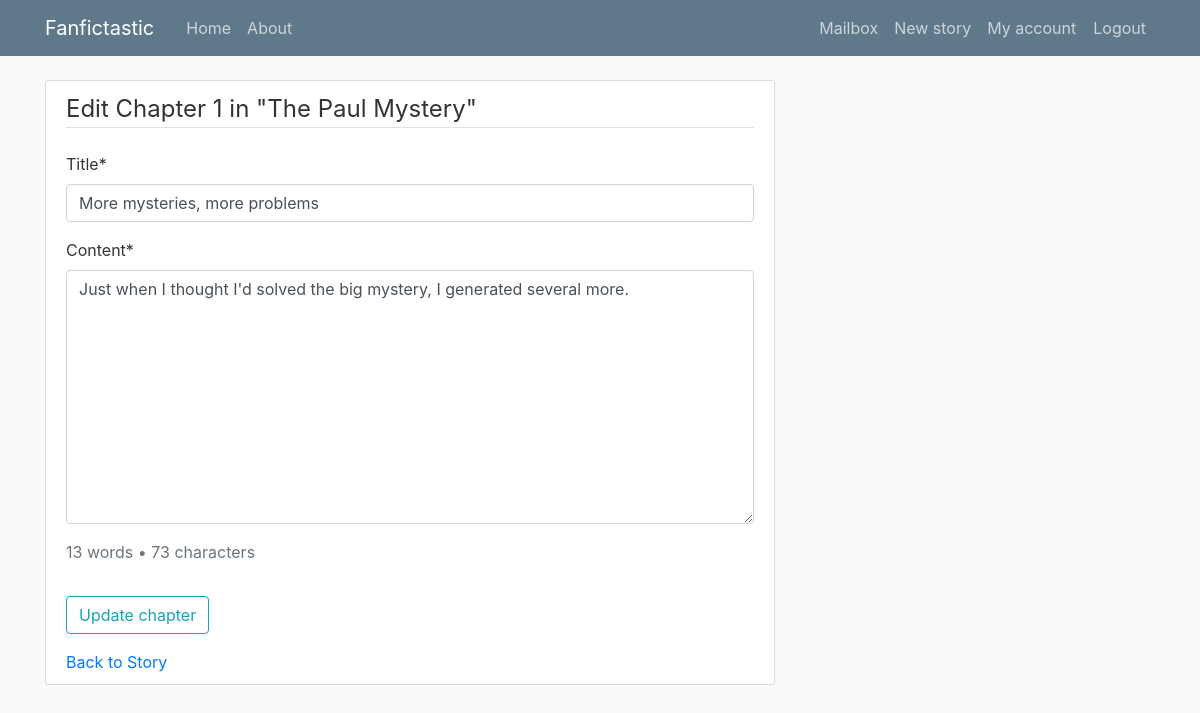
Screenshot of /5/chapter/16/update/ (signed in) with the database file from the repository.
### stories/models.py (models this page shows, shortened)
class Chapter(models.Model):
    story = models.ForeignKey(
        Story,
        related_name='chapters',
        on_delete=models.CASCADE
    )
    title = models.CharField(max_length=100)
    content = models.TextField()
    number = models.PositiveIntegerField()
    date_published = models.DateTimeField(default=timezone.now)
    class Meta:
        ordering = ['number']
        unique_together = ('story', 'number')

class Story(models.Model):
    STATUS_CHOICES = [
        ('draft', 'Draft (private)'),
        ('published', 'Published'),
    ]
    title = models.CharField(max_length=100)
    author = models.ForeignKey(User, on_delete=models.CASCADE, related_name='stories')
    summary = models.TextField(max_length=500)
    fandom = models.CharField(max_length=100)
    genre = models.ForeignKey(Genre, on_delete=models.SET_NULL, null=True, related_name='stories')
    status = models.CharField(
        max_length=20,
        choices=STATUS_CHOICES,
        default='draft'
    )
    date_published = models.DateTimeField(default=timezone.now)
    cover_image = models.ImageField(
        upload_to='covers/',
        storage=MediaCloudinaryStorage(),
        blank=True,
        null=True
    )

### stories/views.py (the view, shortened to what this page needs)
# urls.py: path('<int:story_id>/chapter/<int:pk>/update/', UpdateChapter.as_view(), name='chapter-update'),
class UpdateChapter(LoginRequiredMixin, UserPassesTestMixin, UpdateView):
    model = Chapter
    form_class = ChapterForm
    template_name = 'stories/add_chapter.html'
    def get_context_data(self, **kwargs):
        context = super().get_context_data(**kwargs)
        context['story'] = self.object.story
        return context
    def test_func(self):
        chapter = self.get_object()
        return self.request.user == chapter.story.author

### stories/forms.py
class ChapterForm(forms.ModelForm):
    class Meta:
        model = Chapter
        fields = ['title', 'content', 'number']
        widgets = {
            'content': forms.Textarea(attrs={'rows': 10}),
        }

### stories/templates/stories/add_chapter.html (shortened to what this page needs)
{% extends "stories/base.html" %}
{% load static %}
{% load crispy_forms_tags %}
{% block content %}
<div class="content-section">
    <form method="POST">
        <fieldset class="form-group">
            <legend class="border-bottom mb-4">
                {% if form.instance.pk %}
                Edit Chapter {{ form.instance.number }} in "{{ story.title }}"
                {% else %}
                Add Chapter {{ form.initial.number }} to "{{ story.title }}"
                {% endif %}
            </legend>
            {{ form.title|as_crispy_field }}
            {{ form.content|as_crispy_field }}
            <div id="chapter-counter" class="text-muted mb-3">
            </div>
        </fieldset>
        <div class="form-group">
            <button class="btn btn-outline-info" type="submit">
                {% if form.instance.pk %}
                Update chapter
                {% else %}
                Add chapter
                {% endif %}
            </button>
        </div>
    </form>
    <a href="{% url 'story-detail' story.id %}">Back to Story</a>
</div>
{% endblock content %}

### stories/static/stories/main.css (style rules this page uses)
body { background: #fafafa; color: #333333; margin-top: 5rem; }
.content-section { background: #ffffff; padding: 10px 20px; border: 1px solid #dddddd; border-radius: 3px; margin-bottom: 20px; }

### rows the page displays
Chapter: instance.number "1", title "More mysteries, more problems", content "Just when I thought I'd solved the big mystery, I generated several more."
Story: title "The Paul Mystery"
